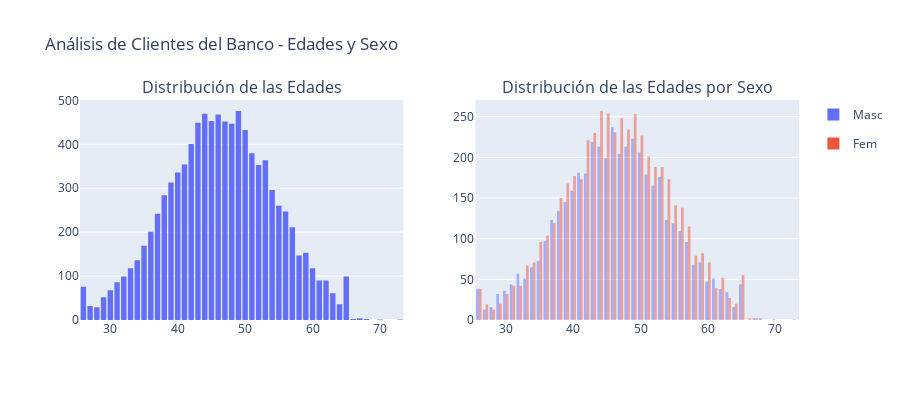
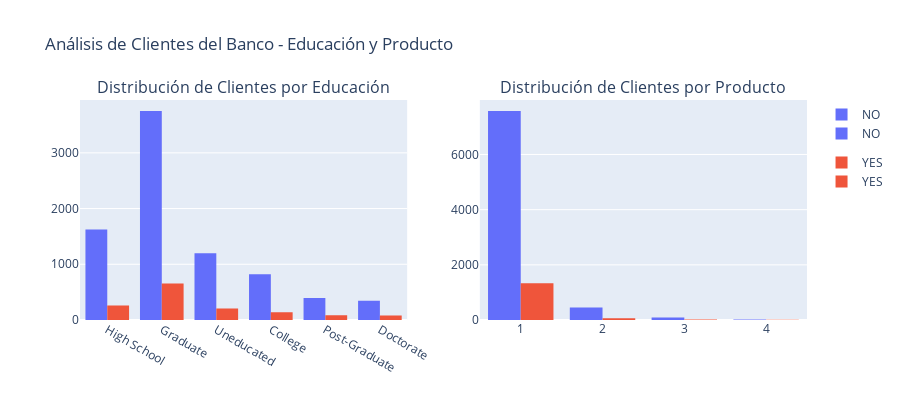
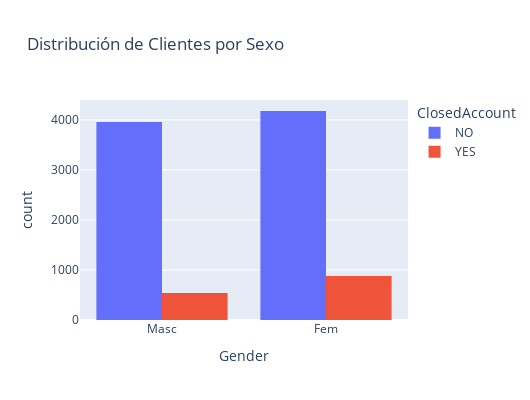
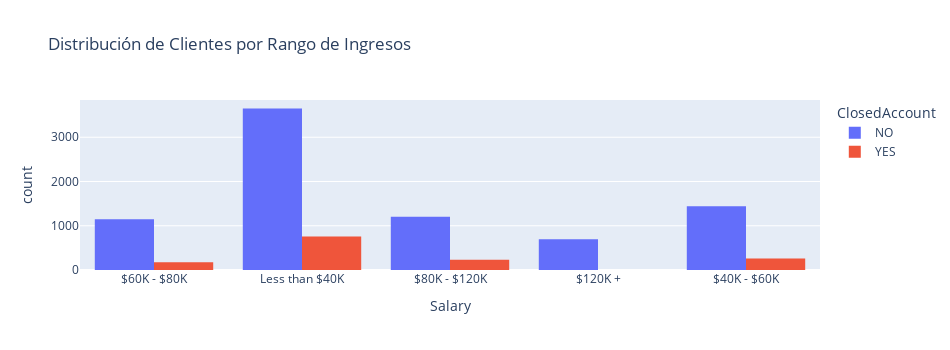

Notebook code cell kept with these figures, in order:
### Markdown cell above
**f) Distribución de las variables**

### Code cell
import plotly.graph_objects as go
from plotly.subplots import make_subplots
import plotly.express as px


# Creación de la primera figura de subplots
fig1 = make_subplots(rows=1, cols=2, subplot_titles=("Distribución de las Edades", 
                                                     "Distribución de las Edades por Sexo"))

# i) Distribución de las edades de los clientes
age_hist = px.histogram(df, x='Age', nbins=50)
for trace in age_hist.data:
    fig1.add_trace(trace, row=1, col=1)

# ii) Distribución de las edades de los clientes por sexo
age_gender_hist = px.histogram(df, x='Age', color='Gender', barmode='overlay', nbins=50)
for trace in age_gender_hist.data:
    fig1.add_trace(trace, row=1, col=2)

fig1.update_layout(height=400, width = 900, showlegend=True, 
                   title_text="Análisis de Clientes del Banco - Edades y Sexo")
fig1.show()

# Creación de la tercera figura de subplots
fig2 = make_subplots(rows=1, cols=2, subplot_titles=("Distribución de Clientes por Educación", 
                                                     "Distribución de Clientes por Producto"))

# iii) Distribución de clientes que se han ido y que se han quedado por educación
education_hist = px.histogram(df, x='Education', color='ClosedAccount', barmode='group')
for trace in education_hist.data:
    fig2.add_trace(trace, row=1, col=1)

# iv) Distribución de clientes que se han ido y se han quedado por el producto asociado
product_hist = px.histogram(df, x='Product', color='ClosedAccount', barmode='group')
for trace in product_hist.data:
    fig2.add_trace(trace, row=1, col=2)

fig2.update_layout(height=400, width = 900, showlegend=True, 
                   title_text="Análisis de Clientes del Banco - Educación y Producto")
fig2.show()

# v) Distribución de clientes que se han ido y se han quedado por sexo
gender_churn_hist = px.histogram(df, x='Gender', color='ClosedAccount', 
                                 barmode='group', title="Distribución de Clientes por Sexo")
gender_churn_hist.update_layout(
    height=400,
    width=530,
    showlegend=True
)
gender_churn_hist.show()

# vi) Distribución de clientes por rango de ingresos y estado de la cuenta
salary_hist = px.histogram(df, x='Salary', color='ClosedAccount', barmode='group',
                            title="Distribución de Clientes por Rango de Ingresos")
salary_hist.update_layout(
    height=350,
    width=950,
    showlegend=True
)
salary_hist.show()

### Figure 1 — Plotly figure (JSON) as saved in the notebook; plotly's stock layout.template omitted (floating-point values rounded to 4 significant figures; data arrays with more than 128 entries replaced by an {"elided": "..."} marker saying what was removed)
{"data": [{"alignmentgroup": "True", "bingroup": "x", "hovertemplate": "Age=%{x}<br>count=%{y}<extra></extra>", "legendgroup": "", "marker": {"color": "#636efa", "pattern": {"shape": ""}}, "name": "", "nbinsx": 50, "offsetgroup": "", "orientation": "v", "showlegend": false, "type": "histogram", "x": {"elided": "9559 int values"}, "xaxis": "x", "yaxis": "y"}, {"alignmentgroup": "True", "bingroup": "x", "hovertemplate": "Gender=Masc<br>Age=%{x}<br>count=%{y}<extra></extra>", "legendgroup": "Masc", "marker": {"color": "#636efa", "opacity": 0.5, "pattern": {"shape": ""}}, "name": "Masc", "nbinsx": 50, "offsetgroup": "Masc", "orientation": "v", "showlegend": true, "type": "histogram", "x": {"elided": "4500 int values"}, "xaxis": "x2", "yaxis": "y2"}, {"alignmentgroup": "True", "bingroup": "x", "hovertemplate": "Gender=Fem<br>Age=%{x}<br>count=%{y}<extra></extra>", "legendgroup": "Fem", "marker": {"color": "#EF553B", "opacity": 0.5, "pattern": {"shape": ""}}, "name": "Fem", "nbinsx": 50, "offsetgroup": "Fem", "orientation": "v", "showlegend": true, "type": "histogram", "x": {"elided": "5059 int values"}, "xaxis": "x2", "yaxis": "y2"}], "layout": {"annotations": [{"font": {"size": 16}, "showarrow": false, "text": "Distribución de las Edades", "x": 0.225, "xanchor": "center", "xref": "paper", "y": 1, "yanchor": "bottom", "yref": "paper"}, {"font": {"size": 16}, "showarrow": false, "text": "Distribución de las Edades por Sexo", "x": 0.775, "xanchor": "center", "xref": "paper", "y": 1, "yanchor": "bottom", "yref": "paper"}], "height": 400, "showlegend": true, "title": {"text": "Análisis de Clientes del Banco - Edades y Sexo"}, "width": 900, "xaxis": {"anchor": "y", "domain": [0, 0.45]}, "xaxis2": {"anchor": "y2", "domain": [0.55, 1]}, "yaxis": {"anchor": "x", "domain": [0, 1]}, "yaxis2": {"anchor": "x2", "domain": [0, 1]}}}

### Figure 2 — Plotly figure (JSON) as saved in the notebook; plotly's stock layout.template omitted (floating-point values rounded to 4 significant figures; data arrays with more than 128 entries replaced by an {"elided": "..."} marker saying what was removed)
{"data": [{"alignmentgroup": "True", "bingroup": "x", "hovertemplate": "ClosedAccount=NO<br>Education=%{x}<br>count=%{y}<extra></extra>", "legendgroup": "NO", "marker": {"color": "#636efa", "pattern": {"shape": ""}}, "name": "NO", "offsetgroup": "NO", "orientation": "v", "showlegend": true, "type": "histogram", "x": {"elided": "8137 str values"}, "xaxis": "x", "yaxis": "y"}, {"alignmentgroup": "True", "bingroup": "x", "hovertemplate": "ClosedAccount=YES<br>Education=%{x}<br>count=%{y}<extra></extra>", "legendgroup": "YES", "marker": {"color": "#EF553B", "pattern": {"shape": ""}}, "name": "YES", "offsetgroup": "YES", "orientation": "v", "showlegend": true, "type": "histogram", "x": {"elided": "1422 str values"}, "xaxis": "x", "yaxis": "y"}, {"alignmentgroup": "True", "bingroup": "x", "hovertemplate": "ClosedAccount=NO<br>Product=%{x}<br>count=%{y}<extra></extra>", "legendgroup": "NO", "marker": {"color": "#636efa", "pattern": {"shape": ""}}, "name": "NO", "offsetgroup": "NO", "orientation": "v", "showlegend": true, "type": "histogram", "x": {"elided": "8137 int values"}, "xaxis": "x2", "yaxis": "y2"}, {"alignmentgroup": "True", "bingroup": "x", "hovertemplate": "ClosedAccount=YES<br>Product=%{x}<br>count=%{y}<extra></extra>", "legendgroup": "YES", "marker": {"color": "#EF553B", "pattern": {"shape": ""}}, "name": "YES", "offsetgroup": "YES", "orientation": "v", "showlegend": true, "type": "histogram", "x": {"elided": "1422 int values"}, "xaxis": "x2", "yaxis": "y2"}], "layout": {"annotations": [{"font": {"size": 16}, "showarrow": false, "text": "Distribución de Clientes por Educación", "x": 0.225, "xanchor": "center", "xref": "paper", "y": 1, "yanchor": "bottom", "yref": "paper"}, {"font": {"size": 16}, "showarrow": false, "text": "Distribución de Clientes por Producto", "x": 0.775, "xanchor": "center", "xref": "paper", "y": 1, "yanchor": "bottom", "yref": "paper"}], "height": 400, "showlegend": true, "title": {"text": "Análisis de Clientes del Banco - Educación y Producto"}, "width": 900, "xaxis": {"anchor": "y", "domain": [0, 0.45]}, "xaxis2": {"anchor": "y2", "domain": [0.55, 1]}, "yaxis": {"anchor": "x", "domain": [0, 1]}, "yaxis2": {"anchor": "x2", "domain": [0, 1]}}}

### Figure 3 — Plotly figure (JSON) as saved in the notebook; plotly's stock layout.template omitted (floating-point values rounded to 4 significant figures; data arrays with more than 128 entries replaced by an {"elided": "..."} marker saying what was removed)
{"data": [{"alignmentgroup": "True", "bingroup": "x", "hovertemplate": "ClosedAccount=NO<br>Gender=%{x}<br>count=%{y}<extra></extra>", "legendgroup": "NO", "marker": {"color": "#636efa", "pattern": {"shape": ""}}, "name": "NO", "offsetgroup": "NO", "orientation": "v", "showlegend": true, "type": "histogram", "x": {"elided": "8137 str values"}, "xaxis": "x", "yaxis": "y"}, {"alignmentgroup": "True", "bingroup": "x", "hovertemplate": "ClosedAccount=YES<br>Gender=%{x}<br>count=%{y}<extra></extra>", "legendgroup": "YES", "marker": {"color": "#EF553B", "pattern": {"shape": ""}}, "name": "YES", "offsetgroup": "YES", "orientation": "v", "showlegend": true, "type": "histogram", "x": {"elided": "1422 str values"}, "xaxis": "x", "yaxis": "y"}], "layout": {"barmode": "group", "height": 400, "legend": {"title": {"text": "ClosedAccount"}, "tracegroupgap": 0}, "showlegend": true, "title": {"text": "Distribución de Clientes por Sexo"}, "width": 530, "xaxis": {"anchor": "y", "domain": [0, 1], "title": {"text": "Gender"}}, "yaxis": {"anchor": "x", "domain": [0, 1], "title": {"text": "count"}}}}

### Figure 4 — Plotly figure (JSON) as saved in the notebook; plotly's stock layout.template omitted (floating-point values rounded to 4 significant figures; data arrays with more than 128 entries replaced by an {"elided": "..."} marker saying what was removed)
{"data": [{"alignmentgroup": "True", "bingroup": "x", "hovertemplate": "ClosedAccount=NO<br>Salary=%{x}<br>count=%{y}<extra></extra>", "legendgroup": "NO", "marker": {"color": "#636efa", "pattern": {"shape": ""}}, "name": "NO", "offsetgroup": "NO", "orientation": "v", "showlegend": true, "type": "histogram", "x": {"elided": "8137 str values"}, "xaxis": "x", "yaxis": "y"}, {"alignmentgroup": "True", "bingroup": "x", "hovertemplate": "ClosedAccount=YES<br>Salary=%{x}<br>count=%{y}<extra></extra>", "legendgroup": "YES", "marker": {"color": "#EF553B", "pattern": {"shape": ""}}, "name": "YES", "offsetgroup": "YES", "orientation": "v", "showlegend": true, "type": "histogram", "x": {"elided": "1422 str values"}, "xaxis": "x", "yaxis": "y"}], "layout": {"barmode": "group", "height": 350, "legend": {"title": {"text": "ClosedAccount"}, "tracegroupgap": 0}, "showlegend": true, "title": {"text": "Distribución de Clientes por Rango de Ingresos"}, "width": 950, "xaxis": {"anchor": "y", "domain": [0, 1], "title": {"text": "Salary"}}, "yaxis": {"anchor": "x", "domain": [0, 1], "title": {"text": "count"}}}}
